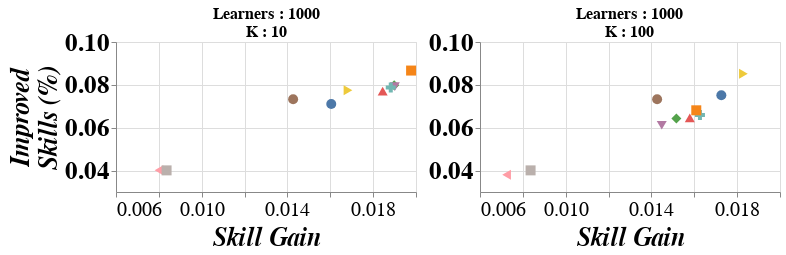

Notebook source saved alongside this figure:
### Code cell
alt.hconcat(chrt[0], chrt[2], spacing=10).configure_title(fontSize=16, offset=-10)
